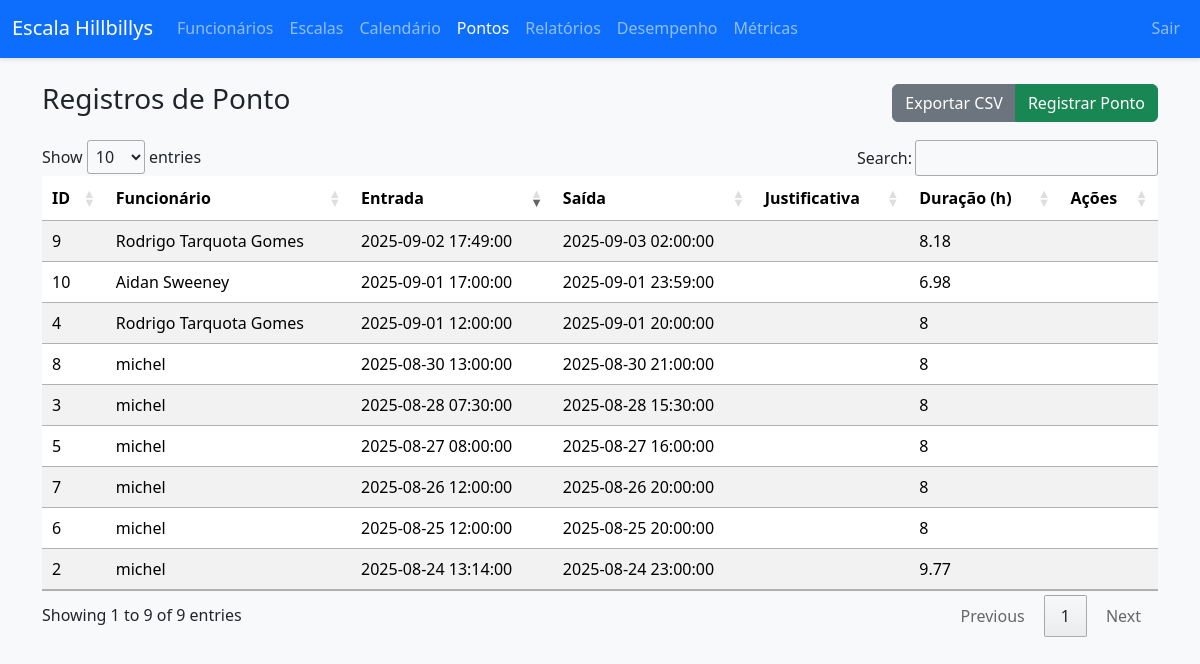
The page /ponto_listar.php (signed in) on the database as committed earlier.
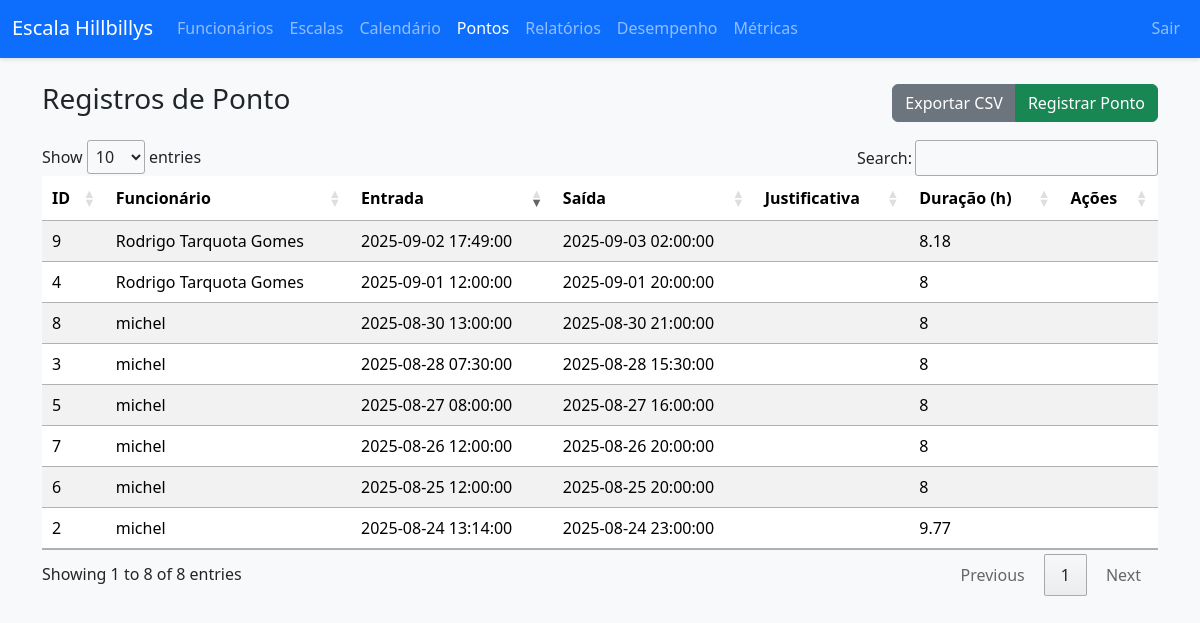
The same page on the database as committed later.
### tables this page shows
CREATE TABLE time_entries (
        id INTEGER PRIMARY KEY AUTOINCREMENT,
        employee_id INTEGER NOT NULL,
        clock_in DATETIME NOT NULL,
        clock_out DATETIME,
        justification TEXT,
        created_at DATETIME DEFAULT CURRENT_TIMESTAMP, correction_reason TEXT, corrected_at DATETIME, corrected_by INTEGER,
        FOREIGN KEY (employee_id) REFERENCES employees(id)
    );

CREATE TABLE employees (
        id INTEGER PRIMARY KEY AUTOINCREMENT,
        name TEXT NOT NULL,
        email TEXT,
        phone TEXT,
        store_id INTEGER,
        created_at DATETIME DEFAULT CURRENT_TIMESTAMP, ppsn TEXT, irp TEXT, hourly_rate REAL, max_weekly_hours REAL DEFAULT 40.0,
        FOREIGN KEY (store_id) REFERENCES stores(id)
    );

### ponto_listar.php (the view, shortened to what this page needs)
<?php
require_once __DIR__ . '/config.php';
$role = $_SESSION['user_role'];
if ($role === 'manager') {
    $user = currentUser();
    $storeId = $user['store_id'] ?? null;
    $stmt = $pdo->prepare('SELECT te.id, te.employee_id, te.clock_in, te.clock_out, te.justification, e.name AS employee_name
                            FROM time_entries te
                            JOIN employees e ON te.employee_id = e.id
                            WHERE e.store_id = ?
                            ORDER BY te.clock_in DESC');
    $stmt->execute([$storeId]);
    $entries = $stmt->fetchAll(PDO::FETCH_ASSOC);
} else {
    $stmt = $pdo->query('SELECT te.id, te.employee_id, te.clock_in, te.clock_out, te.justification, e.name AS employee_name
                          FROM time_entries te
                          JOIN employees e ON te.employee_id = e.id
                          ORDER BY te.clock_in DESC');
    $entries = $stmt->fetchAll(PDO::FETCH_ASSOC);
}
?>
<!DOCTYPE html>
<html lang="pt-BR">
<head>
    <link rel="stylesheet" href="https://cdn.jsdelivr.net/npm/bootstrap@5.3.2/dist/css/bootstrap.min.css">
    <link rel="stylesheet" href="style.css">
    <link rel="stylesheet" href="https://cdn.datatables.net/1.13.6/css/jquery.dataTables.min.css" />
</head>
<body>
    <?php
        require_once __DIR__ . '/navbar.php';
    ?>
    <div class="container mt-4">
        <div class="d-flex justify-content-between align-items-center mb-3">
            <h3>Registros de Ponto</h3>
            <div class="btn-group" role="group" aria-label="Ações">
                <a href="export_time_entries.php" class="btn btn-secondary">Exportar CSV</a>
                <a href="ponto_registrar.php" class="btn btn-success">Registrar Ponto</a>
            </div>
        </div>
        <table id="timeEntriesTable" class="table table-striped">
            <thead>
                <tr>
                    <th>ID</th>
                    <th>Funcionário</th>
                    <th>Entrada</th>
                    <th>Saída</th>
                    <th>Justificativa</th>
                    <th>Duração (h)</th>
                    <th>Ações</th>
                </tr>
            </thead>
            <tbody>
                <?php foreach ($entries as $entry): ?>
                    <?php
                        $duration = '';
                        if ($entry['clock_out']) {
                            $start = strtotime($entry['clock_in']);
                            $end = strtotime($entry['clock_out']);
                            $duration = round(($end - $start) / 3600, 2);
                        }
                    ?>
                    <tr>
                        <td><?php echo htmlspecialchars($entry['id']); ?></td>
                        <td><?php echo htmlspecialchars($entry['employee_name']); ?></td>
                        <td><?php echo htmlspecialchars($entry['clock_in']); ?></td>
                        <td><?php echo htmlspecialchars($entry['clock_out']); ?></td>
                        <td><?php echo htmlspecialchars($entry['justification']); ?></td>
                        <td><?php echo $duration; ?></td>
                        <td>
                        </td>
                    </tr>
                <?php endforeach; ?>
            </tbody>
        </table>
    </div>
</body>
</html>

Rows that differ between the two databases and show on the page:
removed time_entries: id "10", employee.name "Aidan Sweeney", clock_in "2025-09-01 17:00:00", clock_out "2025-09-01 23:59:00", duration "6.98"
Other text that changed with them:
text written by a page script: "Show entries Search: Showing 1 to 9 of 9 entries Previous 1 Next" → "Show entries Search: Showing 1 to 8 of 8 entries Previous 1 Next"
